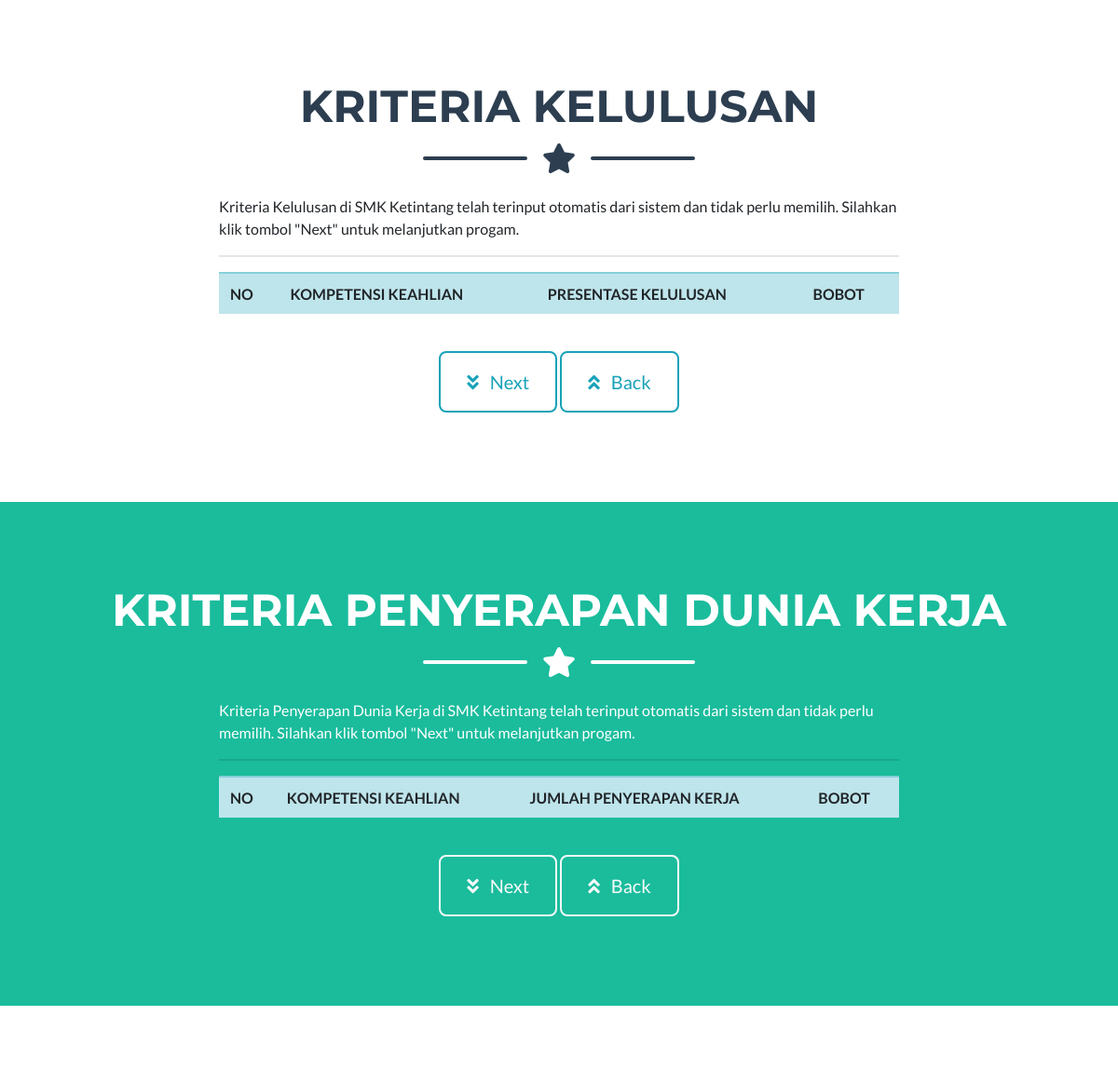
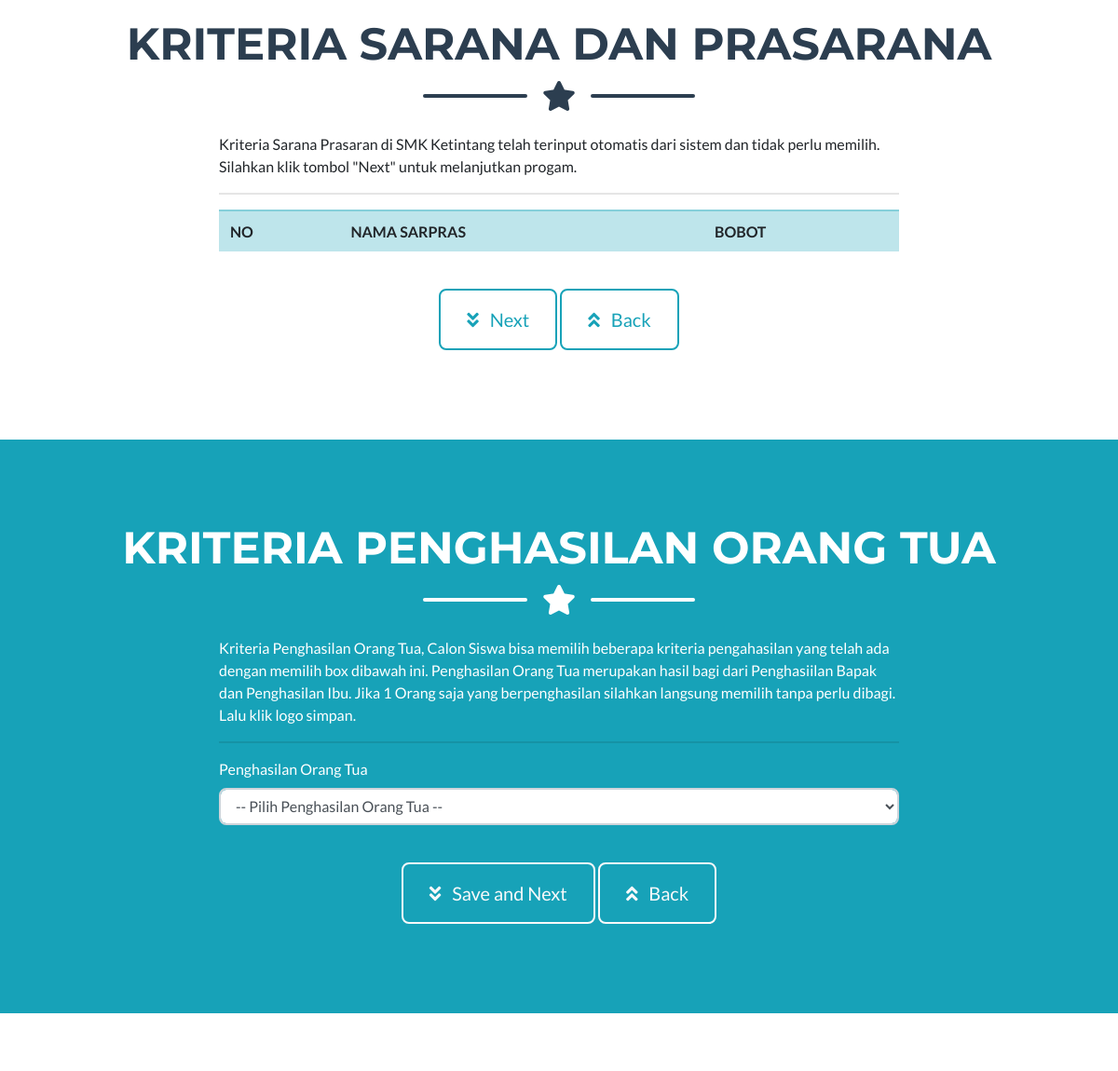
/index.php/guest (middle part), run on an earlier commit of the app's database (2 pictures, top to bottom).
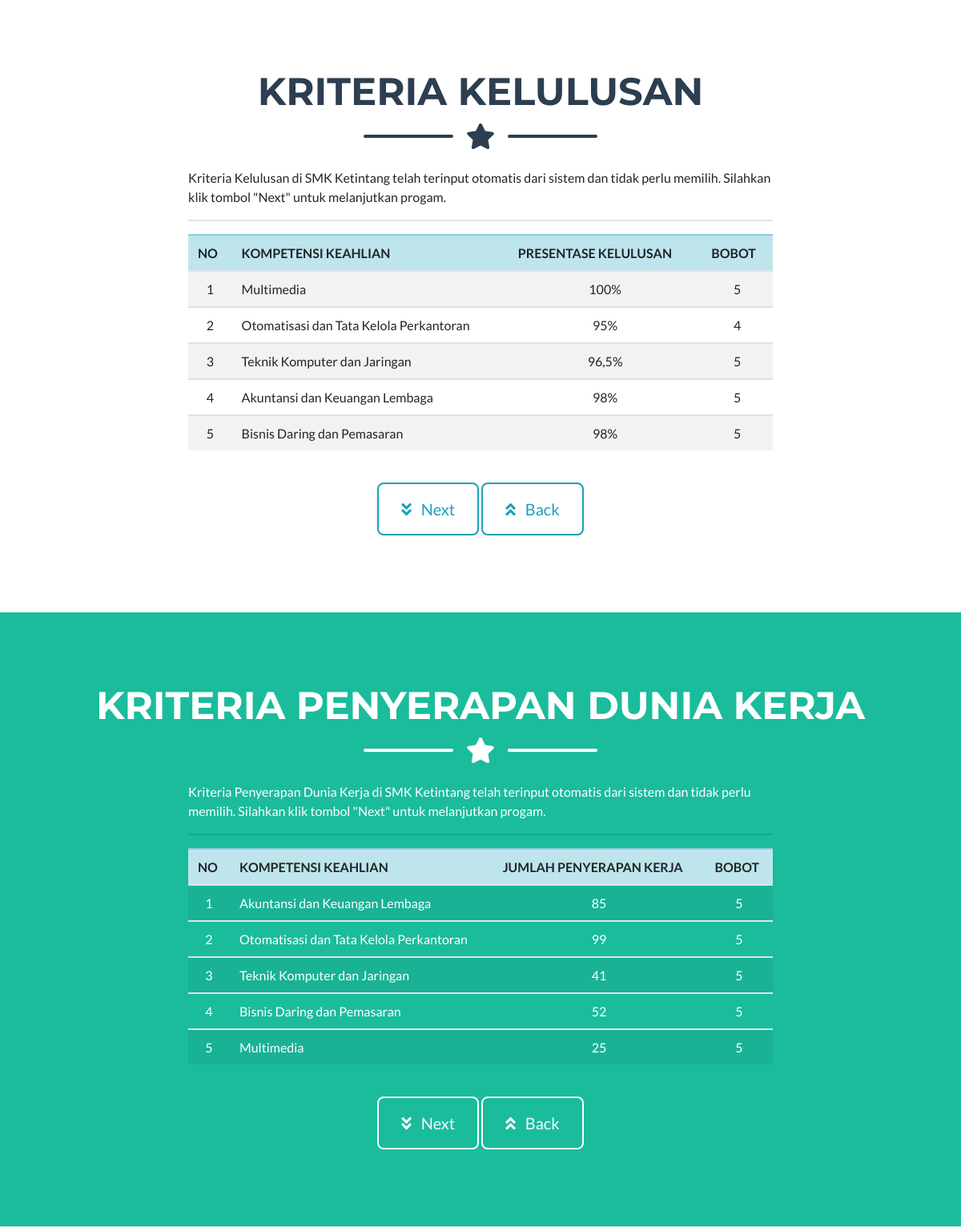
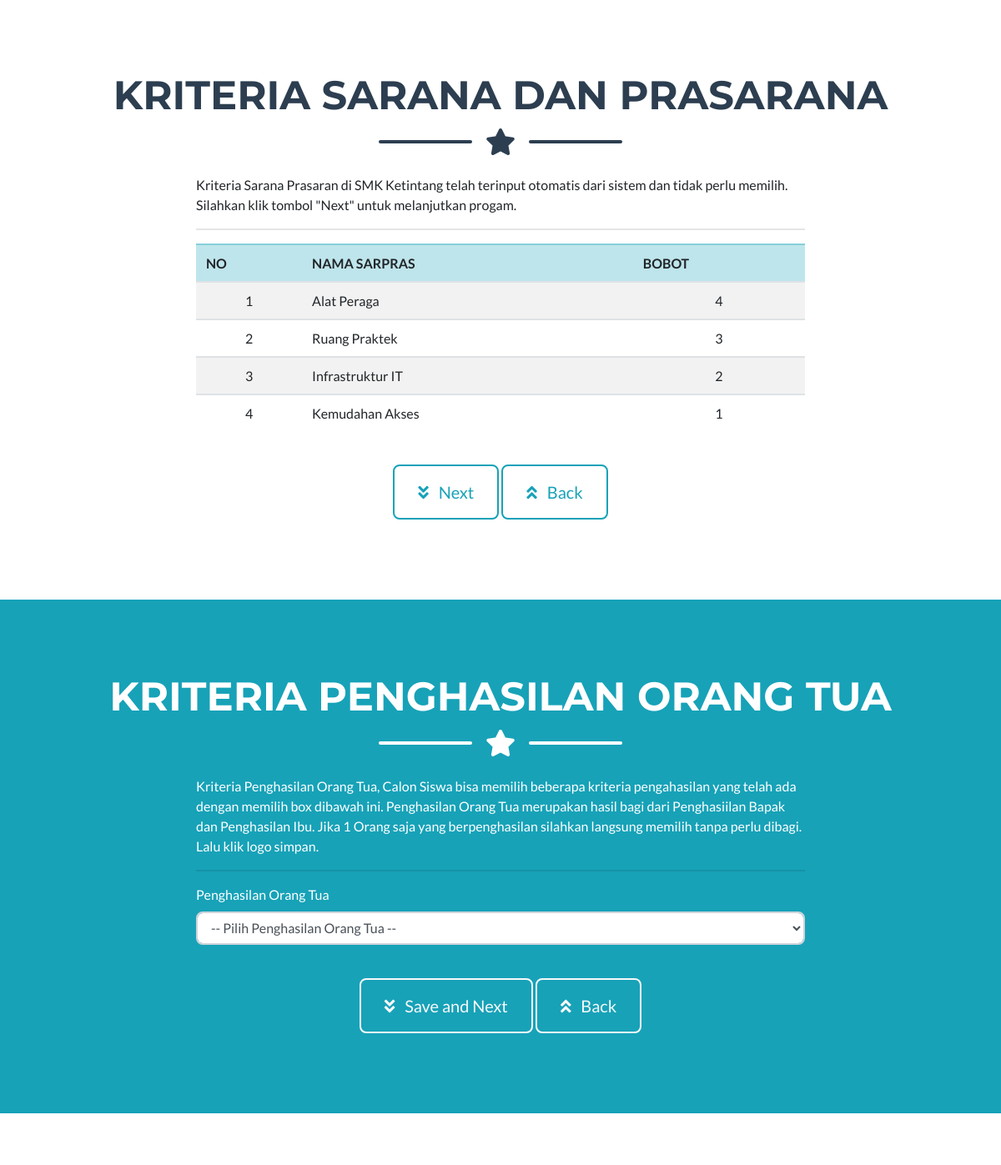
And on a later commit of the database (2 pictures, top to bottom).
### tables this page shows
CREATE TABLE `kelulusan` (
  `id` int(10) NOT NULL AUTO_INCREMENT,
  `id_jurusan` int(10) NOT NULL,
  `bobot` text NOT NULL,
  `persentase` text NOT NULL,
  `tahun` text NOT NULL,
  `tgl_update` datetime NOT NULL,
  PRIMARY KEY (`id`)
);

CREATE TABLE `alternative` (
  `id` int(10) NOT NULL AUTO_INCREMENT,
  `nama` text NOT NULL,
  `kode` text NOT NULL,
  `tgl_update` datetime NOT NULL,
  PRIMARY KEY (`id`)
);

CREATE TABLE `kerja` (
  `id` int(10) NOT NULL AUTO_INCREMENT,
  `id_jurusan` int(10) NOT NULL,
  `tahun` text NOT NULL,
  `bobot` text NOT NULL,
  `jml_kerja` int(11) NOT NULL,
  `jml_wirausaha` int(11) NOT NULL,
  `jml_blmkerja` int(11) NOT NULL,
  `jml_kuliah` int(11) NOT NULL,
  `total` int(11) NOT NULL,
  `tgl_update` datetime NOT NULL,
  PRIMARY KEY (`id`)
);

CREATE TABLE `sarpras` (
  `id` int(10) NOT NULL AUTO_INCREMENT,
  `nama` text NOT NULL,
  `jumlah` text NOT NULL,
  `bobot` text NOT NULL,
  `tgl_update` datetime NOT NULL,
  PRIMARY KEY (`id`)
);

### application/controllers/Guest.php (called while the page is built, shortened)
<?php
class Guest extends CI_Controller {
	public function __construct(){
		$this->load->model('Kelulusan_m');
		$this->load->model('Kerja_m');
		$this->load->model('Sarpras_m');
		$this->load->model('Penghasilan_m');
		$this->load->model('Peminatan_m');
		$this->load->model('Bobot_m');
		$this->load->model('Summary_m');
	}
	public function index(){
		$data['kelulusans'] = $this->Kelulusan_m->getAll();
		$data['kerjas'] = $this->Kerja_m->getAll();
		$data['saranas'] = $this->Sarpras_m->getAll();
		$data['penghasilans'] = $this->Penghasilan_m->getAll();
		$data['peminatan'] = $this->Peminatan_m->getRand();
		$this->load->view('guest', $data);
	}
}

### index.php (called while the page is built, shortened)
<?php
require_once BASEPATH.'core/CodeIgniter.php';

### application/models/Kelulusan_m.php (called while the page is built, shortened)
<?php
class Kelulusan_m extends CI_Model
{
	public function getAll(){
		$this->db
			->select("kelulusan.*, alternative.nama, alternative.kode")
			->from("kelulusan")
			->join("alternative", 'alternative.id=kelulusan.id_jurusan')
			->order_by("kelulusan.persentase", "asc");
		return $this->db->get()->result_array();
	}
}

### application/models/Kerja_m.php (called while the page is built, shortened)
<?php
class Kerja_m extends CI_Model
{
	public function getAll(){
		$this->db
			->select("kerja.*, alternative.nama, alternative.kode")
			->from('kerja')
			->join('alternative', 'alternative.id=kerja.id_jurusan');
		return $this->db->get()->result_array();
	}
}

### application/models/Sarpras_m.php (called while the page is built, shortened)
<?php
class Sarpras_m extends CI_Model
{
	public function getAll(){
		return $this->db->get('sarpras')->result_array();
	}
}

### application/views/guest.php (the view, shortened to what the changed rows need)
<html lang="en">
<head>
	<link href="<?= base_url() ?>assets/vendor/fontawesome-free/css/all.min.css" rel="stylesheet" type="text/css">
	<link href="<?= base_url() ?>assets/css/freelancer.min.css" rel="stylesheet">
</head>
<body id="page-top" onload="$('#summary').hide();$('#c_table').hide();$('#c_error').hide();$('#cariPeminatan')[0].reset();">
<section class="page-section" id="contact">
	<div class="container">
		<h2 class="page-section-heading text-center text-uppercase text-secondary mb-0">Kriteria Kelulusan</h2>
		<div class="row">
			<div class="col-lg-8 mx-auto">
				<table class="table table-striped">
					<thead class="table-info">
					<tr>
						<td><strong>NO</strong></td>
						<td><strong>KOMPETENSI KEAHLIAN</strong></td>
						<td><strong>PRESENTASE KELULUSAN</strong></td>
						<td><strong>BOBOT</strong></td>
					</tr>
					</thead>
					<tbody>
					<?php $no = 1; foreach ($kelulusans as $kelulusan){ ?>
						<tr>
							<td style="text-align: center"><?= $no++ ?></td>
							<td><?= $kelulusan['nama'] ?></td>
							<td style="text-align: center"><?= $kelulusan['persentase'] ?>%</td>
							<td style="text-align: center"><?= $kelulusan['bobot'] ?></td>
						</tr>
					<?php } ?>
					</tbody>
				</table>
			</div>
		</div>
	</div>
</section>
<section class="page-section bg-primary text-white mb-0" id="kerja">
	<div class="container">
		<h2 class="page-section-heading text-center text-uppercase text-white mb-0">Kriteria Penyerapan Dunia Kerja</h2>
		<div class="row">
			<div class="col-lg-8 mx-auto">
				<table class="table table-striped">
					<thead class="table-info">
					<tr>
						<td><strong>NO</strong></td>
						<td><strong>KOMPETENSI KEAHLIAN</strong></td>
						<td><strong>JUMLAH PENYERAPAN KERJA</strong></td>
						<td><strong>BOBOT</strong></td>
					</tr>
					</thead>
					<tbody style="color: white">
					<?php $no = 1; foreach ($kerjas as $kerja){ ?>
						<tr>
							<td style="text-align: center"><?= $no++ ?></td>
							<td><?= $kerja['nama'] ?></td>
							<td style="text-align: center"><?= $kerja['jml_kerja'] ?></td>
							<td style="text-align: center"><?= $kelulusan['bobot'] ?></td>
						</tr>
					<?php } ?>
					</tbody>
				</table>
			</div>
		</div>
	</div>
</section>
<section class="page-section" id="sarpras">
	<div class="container">
		<h2 class="page-section-heading text-center text-uppercase text-secondary mb-0">Kriteria Sarana dan Prasarana</h2>
		<div class="row">
			<div class="col-lg-8 mx-auto">
				<table class="table table-striped">
					<thead class="table-info">
					<tr>
						<td><strong>NO</strong></td>
						<td><strong>NAMA SARPRAS</strong></td>
						<td><strong>BOBOT</strong></td>
					</tr>
					</thead>
					<tbody>
					<?php $no = 1; foreach ($saranas as $sarana){ ?>
						<tr>
							<td style="text-align: center"><?= $no++ ?></td>
							<td><?= $sarana['nama'] ?></td>
							<td style="text-align: center"><?= $sarana['bobot'] ?></td>
						</tr>
					<?php } ?>
					</tbody>
				</table>
			</div>
		</div>
	</div>
</section>
<form id="myForm" action="<?= site_url() ?>welcome/do_peminatan" method="post">
	<section class="page-section bg-info text-white mb-0" id="penghasilan">
		<div class="container">
			<h2 class="page-section-heading text-center text-uppercase text-white mb-0">Kriteria Penghasilan Orang Tua</h2>
		</div>
	</section>
</form>
</body>
</html>

What changed in the data, as far as the page shows it:
added kelulusan: alternative.nama "Multimedia", persentase "100", bobot "5"
added kelulusan: alternative.nama "Otomatisasi dan Tata Kelola Perkantoran", persentase "95", bobot "4"
added kelulusan: alternative.nama "Teknik Komputer dan Jaringan", persentase "96,5", bobot "5"
added kelulusan: alternative.nama "Akuntansi dan Keuangan Lembaga", persentase "98", bobot "5"
added kelulusan: alternative.nama "Bisnis Daring dan Pemasaran", persentase "98", bobot "5"
added kerja: alternative.nama "Akuntansi dan Keuangan Lembaga", jml_kerja "85"
added kerja: alternative.nama "Otomatisasi dan Tata Kelola Perkantoran", jml_kerja "99"
added kerja: alternative.nama "Teknik Komputer dan Jaringan", jml_kerja "41"
added kerja: alternative.nama "Bisnis Daring dan Pemasaran", jml_kerja "52"
added kerja: alternative.nama "Multimedia", jml_kerja "25"
added sarpras: nama "Alat Peraga", bobot "4"
added sarpras: nama "Ruang Praktek", bobot "3"
added sarpras: nama "Infrastruktur IT", bobot "2"
added sarpras: nama "Kemudahan Akses", bobot "1"
